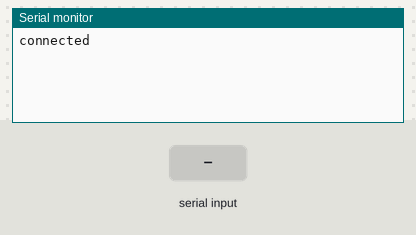
Bench run of a sketch on a simulated Arduino Uno, built with avr-gcc and run on an emulated ATmega328P. Shown: the last lines printed to the serial monitor. Inputs (shaded band) come from the test bench.

Above: at 1.2 s.
1.3 s: "1\n" received over the second serial link
At 1.8 s:
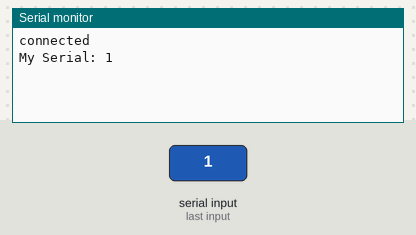
2.8 s: "0\n" received over the second serial link
At 4.0 s:
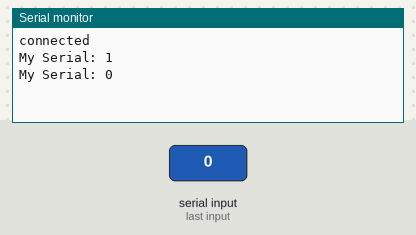
4.3 s: "2\n" received over the second serial link
At 5.3 s:
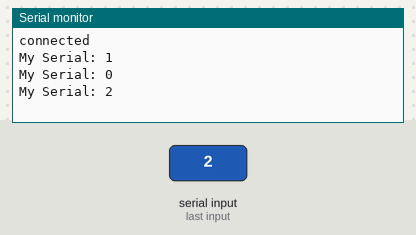

Measured:
- after the input at 1.3 s, the serial monitor: prints a new line at once (image 1)
- after the input at 2.8 s, the serial monitor: prints a new line at once (image 2)
- after the input at 4.3 s, the serial monitor: prints a new line at once (image 3)

The sketch:

sketch.ino
```cpp
#include <SoftwareSerial.h>

// RX ---> TX
// TX ---> RX
SoftwareSerial mySerial(9, 8); // RX, TX

void setup()
{
  // Open serial communications and wait for port to open:
  Serial.begin(9600);
  while (!Serial)
  {
    Serial.println("conneting..."); // wait for serial port to connect. Needed for native USB port only
  }
  Serial.println("connected");

  // set the data rate for the SoftwareSerial port
  mySerial.begin(9600);
  mySerial.println("Initial setup");
}

void loop()
{
  // run over and over
  if (mySerial.available())
  {
    String receivedString = mySerial.readStringUntil('\n'); // Read until newline character
    Serial.print("My Serial: ");
    Serial.println(receivedString);
  }
}
```
